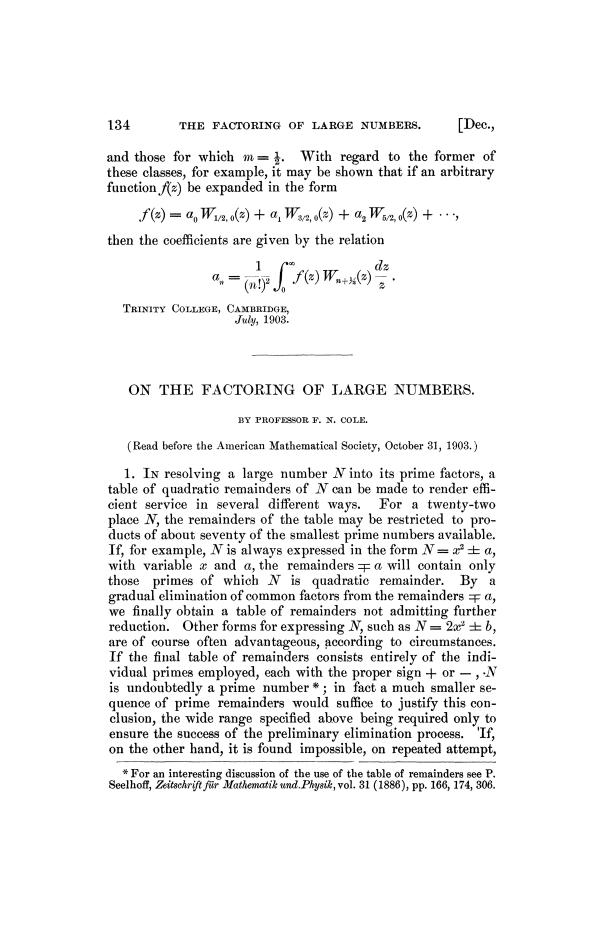
#> input picture inputs/cole-1903-page-001.png, 1809 x 2855 px (shown at 1/3 size)
$ python -i geometry.py   (imports and definitions only)
#> lines starting #> are read from the running program, lines starting #| are printed output that depends on the picture; after the words box and inside, x2 and y2 are one past the last pixel; in counts of white or black regions, pixels touching at a corner belong together
#> further down, picture is the input picture: shape (2855, 1809, 3); min 0, max 255, mean 242.9
"""Geometry baseline: preserved mask, grouping and diagnostic functions."""

import cv2
import numpy as np
from scipy.ndimage import gaussian_filter1d


def runs(active):
    d = np.diff(np.pad(np.asarray(active, np.int8), (1, 1)))
    return list(zip(np.where(d == 1)[0].tolist(), np.where(d == -1)[0].tolist()))


def make_mask(rgb):
    """Remove speckles, scan borders, long rules, and the watermark band.

    The bottom 6% exclusion is explicit and book-specific: it contains the
    Google digitization mark, not the actual body/footnotes on inspected pages.
    Metrics are restricted to this declared analysis window.
    """
    gray = cv2.cvtColor(rgb, cv2.COLOR_RGB2GRAY)
    h, w = gray.shape
#> h = 2855; w = 1809
    binary = (gray < 175).astype(np.uint8)
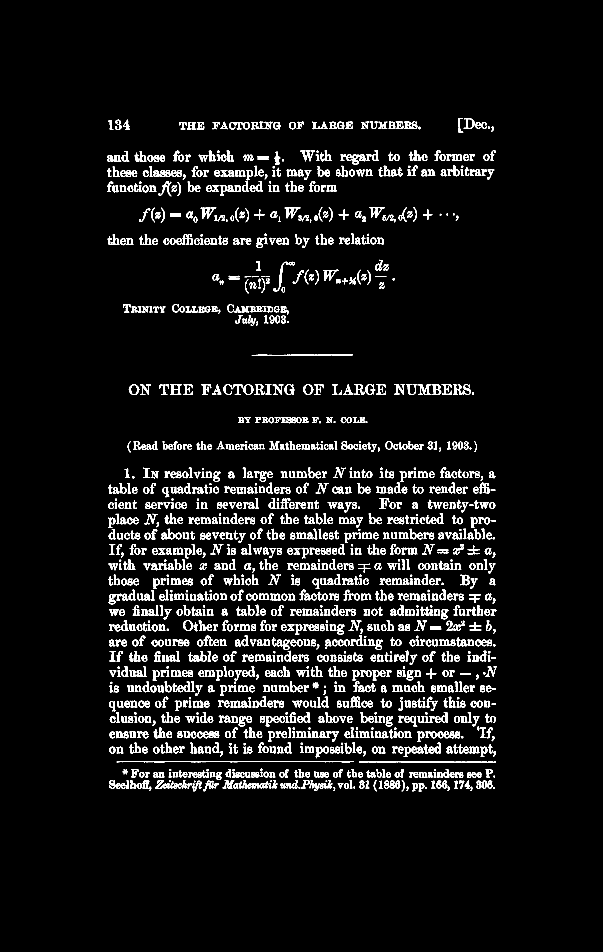
#> binary: shape (2855, 1809) (shown at 1/3 size); values 0 (black) and 1 (white), 5.3% white; 1644 white regions (21 under 20 px), largest, box (x1, y1, x2, y2) and area: (1077, 2284, 1488, 2288) 865, (350, 2284, 803, 2287) 803, (755, 1063, 1058, 1067) 629
    binary[:int(.025*h)] = 0
    binary[int(.94*h):] = 0
    binary[:, :int(.025*w)] = 0
    binary[:, int(.98*w):] = 0
    n, labs, st, centroids = cv2.connectedComponentsWithStats(binary, 8)
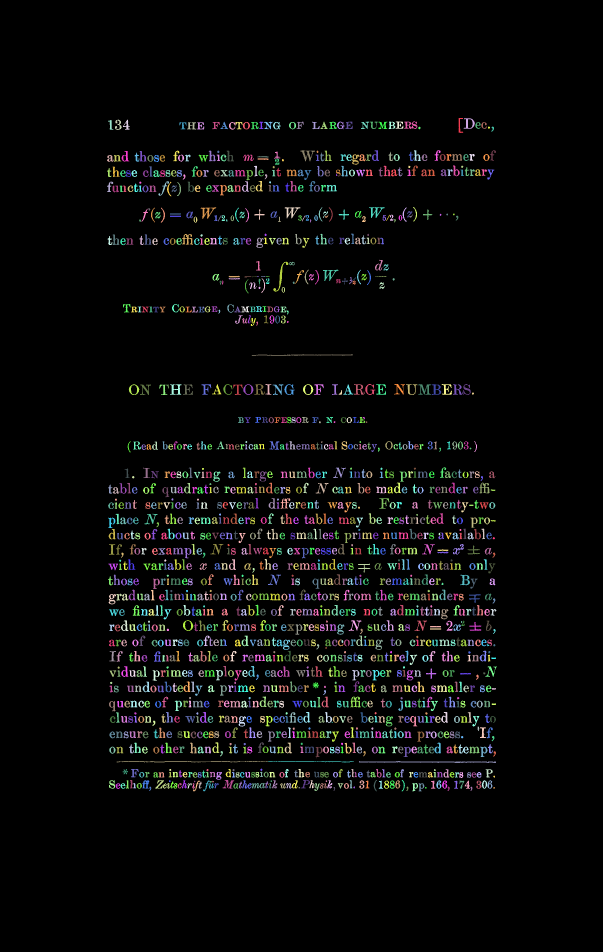
#> labs: shape (2855, 1809) int32 (shown at 1/3 size); 1645 distinct labels, from 0 to 1644; one colour per label, 0 black
#> n = 1645; st = 1645 rows, first 6: [0, 0, 1809, 2855, 4891816], [1376, 354, 14, 45, 243], [1391, 355, 34, 31, 413], [345, 359, 20, 31, 268], [369, 359, 21, 30, 236], [324, 360, 16, 29, 179]; centroids = 1645 pairs, first value 326.8 to 1483.5, second value 369.9 to 2365.7
    rule_rows=[(int(y),int(y+bh)) for x,y,bw,bh,area in st[1:]
               if bw>.4*w and bh<.008*h]
#> rule_rows = []
    keep = np.ones(n, np.uint8)
#> keep = 1645 values from 1 to 1
    keep[0] = 0
    keep[st[:, cv2.CC_STAT_AREA] < max(5, int(h*w/500000))] = 0
    keep[(st[:, 3] > .12*h) & (st[:, 2] < .012*w)] = 0
    keep[(st[:, 2] > .4*w) & (st[:, 3] < .008*h)] = 0
    mask = keep[labs]
    # Rules may touch a glyph, so remove the remaining very thin horizontal runs.
    rules = cv2.morphologyEx(mask, cv2.MORPH_OPEN,
                            cv2.getStructuringElement(cv2.MORPH_RECT, (max(31, int(w*.4)), 1)))
#> rules: shape (2855, 1809); every value is 0
    rule_rows += runs(rules.sum(1) > .35*w)
#> in runs, `d = np.diff(np.pad(np.asarray(active, np.int8), (1, 1)))`: d = 2856 values from 0 to 0
    mask[rules > 0] = 0
    n, labs, st, centroids = cv2.connectedComponentsWithStats(mask, 8)
#> labs: shape (2855, 1809) int32; 1643 distinct labels, from 0 to 1642
#> n = 1643; st = 1643 rows, first 6: [0, 0, 1809, 2855, 4891830], [1376, 354, 14, 45, 243], [1391, 355, 34, 31, 413], [345, 359, 20, 31, 268], [369, 359, 21, 30, 236], [324, 360, 16, 29, 179]; centroids = 1643 pairs, first value 326.8 to 1483.5, second value 369.9 to 2365.7
    useful = st[1:]
#> useful = 1642 rows, first 6: [1376, 354, 14, 45, 243], [1391, 355, 34, 31, 413], [345, 359, 20, 31, 268], [369, 359, 21, 30, 236], [324, 360, 16, 29, 179], [661, 365, 23, 23, 174]
    hs = useful[(useful[:, 3] >= .004*h) & (useful[:, 3] < .05*h), 3]
#> hs = 1465 values, max 90 at index 239, min 12 at index 257, mean 23.1
    char_h = float(np.median(hs)) if len(hs) else h*.015
#> char_h = 21
    return mask, labs, st, char_h, rule_rows


# [93 lines left out: functions geom_regions, rasterize_boxes, metrics, not called in this run]

>>> import cv2
>>> picture = cv2.cvtColor(cv2.imread('../../inputs/cole-1903-page-001.png'), cv2.COLOR_BGR2RGB)
>>> result = make_mask(picture)
#> result = 5 items

$ run again, on inputs/cole-1903-page-002.png
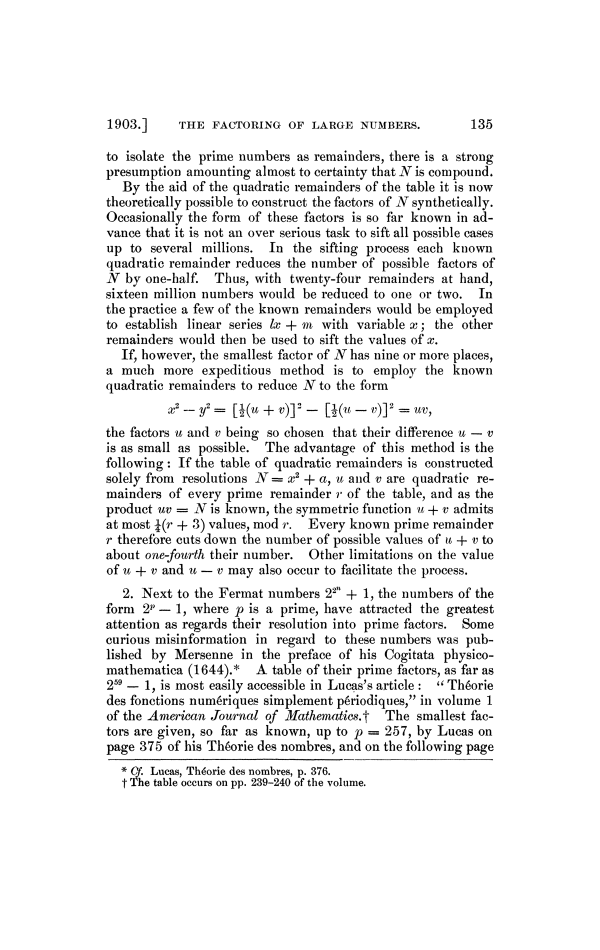
#> input picture inputs/cole-1903-page-002.png, 1800 x 2850 px (shown at 1/3 size)
#> picture is the input picture: shape (2850, 1800, 3); min 0, max 255, mean 238.8
#> in make_mask, `binary = (gray < 175).astype(np.uint8)`:
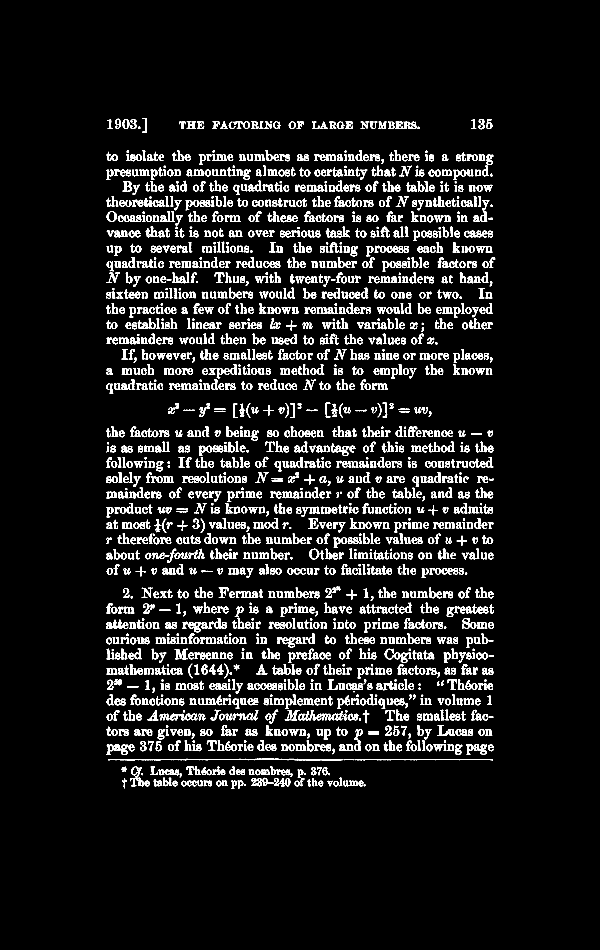
#> binary: shape (2850, 1800) (shown at 1/3 size); values 0 (black) and 1 (white), 7.2% white; 2173 white regions (16 under 20 px), largest, box (x1, y1, x2, y2) and area: (324, 2276, 1029, 2282) 2324, (1064, 2277, 1479, 2281) 899, (390, 2299, 426, 2359) 609
#> in make_mask, `n, labs, st, centroids = cv2.connectedComponentsWithStats(binary, 8)`: n = 2174; st = 2174 rows, first 6: [0, 0, 1800, 2850, 4758172], [426, 354, 14, 44, 232], [323, 357, 15, 30, 166], [345, 356, 18, 31, 255], [367, 357, 21, 30, 270], [391, 357, 19, 30, 251]; centroids = 2174 pairs, first value 322.4 to 1474.9, second value 366 to 2355.3
#> rule_rows = []
#> rules: shape (2850, 1800); every value is 0
#> d = 2851 values from 0 to 0
#> in make_mask, `n, labs, st, centroids = cv2.connectedComponentsWithStats(mask, 8)`:
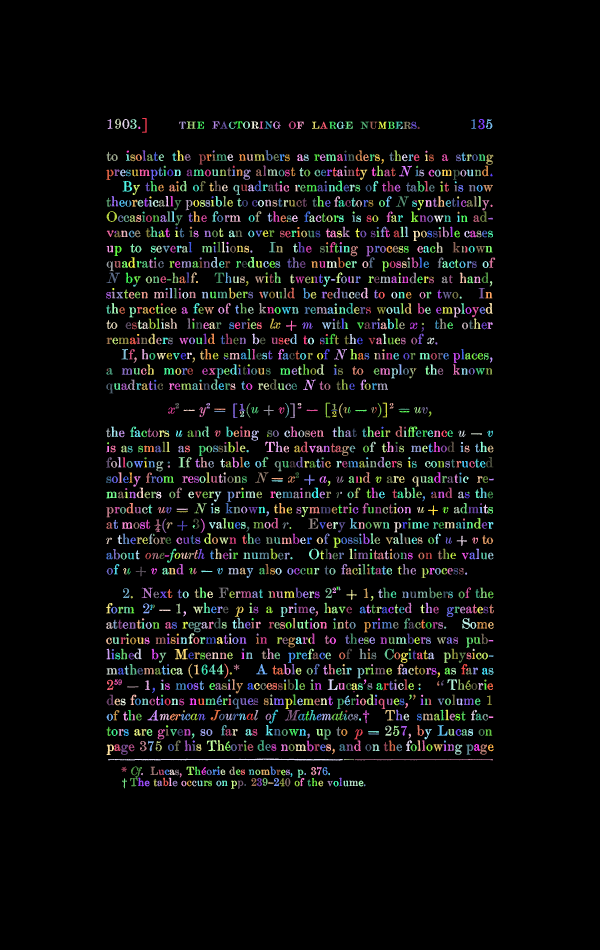
#> labs: shape (2850, 1800) int32 (shown at 1/3 size); 2161 distinct labels, from 0 to 2160; one colour per label, 0 black
#> in make_mask, `n, labs, st, centroids = cv2.connectedComponentsWithStats(mask, 8)`: n = 2161; st = 2161 rows, first 6: [0, 0, 1800, 2850, 4758239], [426, 354, 14, 44, 232], [323, 357, 15, 30, 166], [345, 356, 18, 31, 255], [367, 357, 21, 30, 270], [391, 357, 19, 30, 251]; centroids = 2161 pairs, first value 322.4 to 1474.9, second value 366 to 2355.3
#> useful = 2160 rows, first 6: [426, 354, 14, 44, 232], [323, 357, 15, 30, 166], [345, 356, 18, 31, 255], [367, 357, 21, 30, 270], [391, 357, 19, 30, 251], [1414, 357, 15, 30, 158]
#> hs = 1938 values, max 60 at index 1874, min 12 at index 1903, mean 23.19
#> char_h = 20
#> result = 5 items

$ run again, on inputs/cole-1903-page-003.png
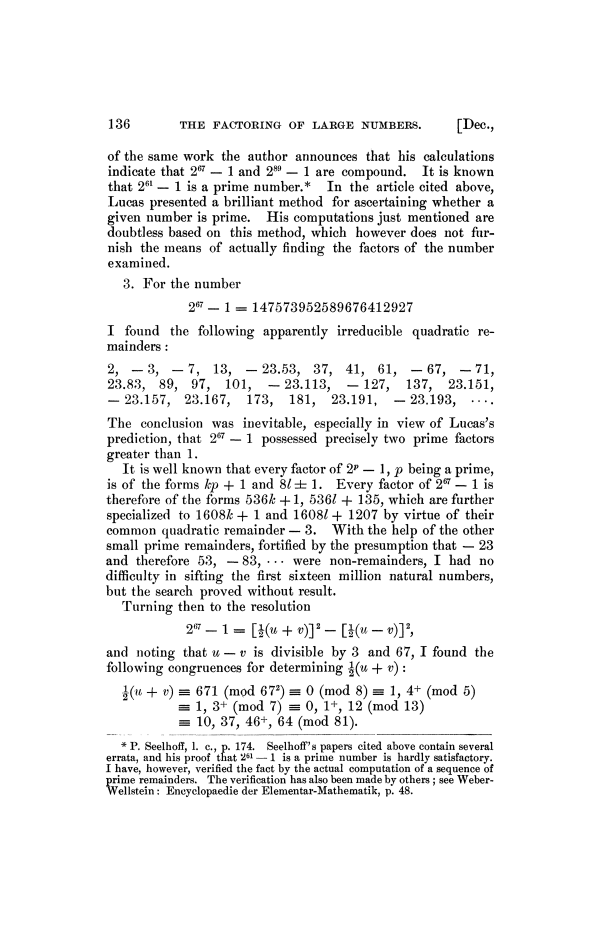
#> input picture inputs/cole-1903-page-003.png, 1800 x 2850 px (shown at 1/3 size)
#> picture is the input picture: shape (2850, 1800, 3); min 0, max 255, mean 241.5
#> in make_mask, `binary = (gray < 175).astype(np.uint8)`:
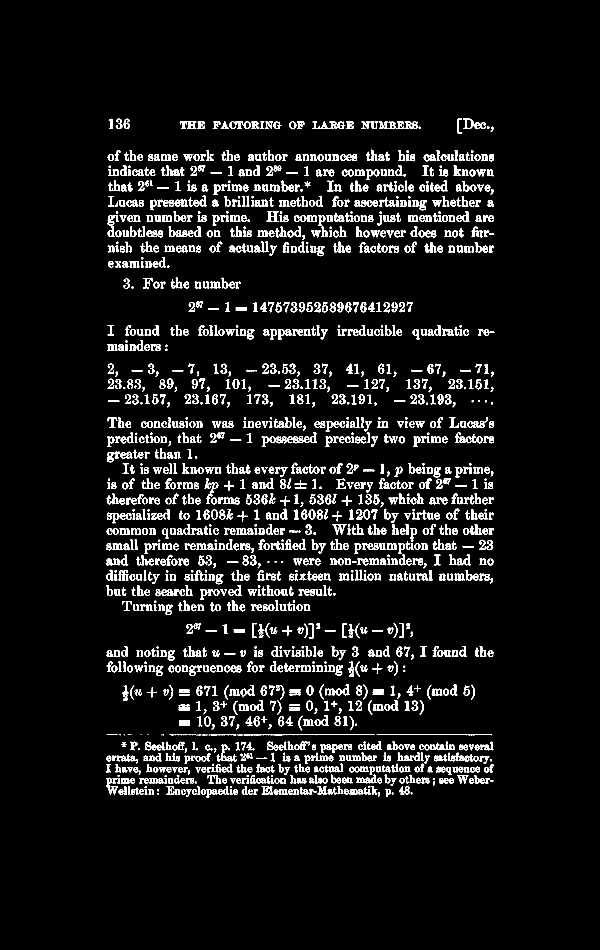
#> binary: shape (2850, 1800) (shown at 1/3 size); values 0 (black) and 1 (white), 5.9% white; 1849 white regions (32 under 20 px), largest, box (x1, y1, x2, y2) and area: (1130, 2202, 1475, 2206) 827, (318, 2333, 354, 2385) 578, (823, 2203, 1109, 2206) 522
#> in make_mask, `n, labs, st, centroids = cv2.connectedComponentsWithStats(binary, 8)`: n = 1850; st = 1850 rows, first 6: [0, 0, 1800, 2850, 4826205], [1389, 355, 32, 32, 442], [326, 356, 13, 30, 177], [347, 356, 20, 31, 260], [371, 356, 18, 31, 260], [1372, 356, 15, 45, 244]; centroids = 1850 pairs, first value 324.7 to 1476.8, second value 370.4 to 2382.4
#> rule_rows = []
#> rules: shape (2850, 1800); every value is 0
#> d = 2851 values from 0 to 0
#> in make_mask, `n, labs, st, centroids = cv2.connectedComponentsWithStats(mask, 8)`:
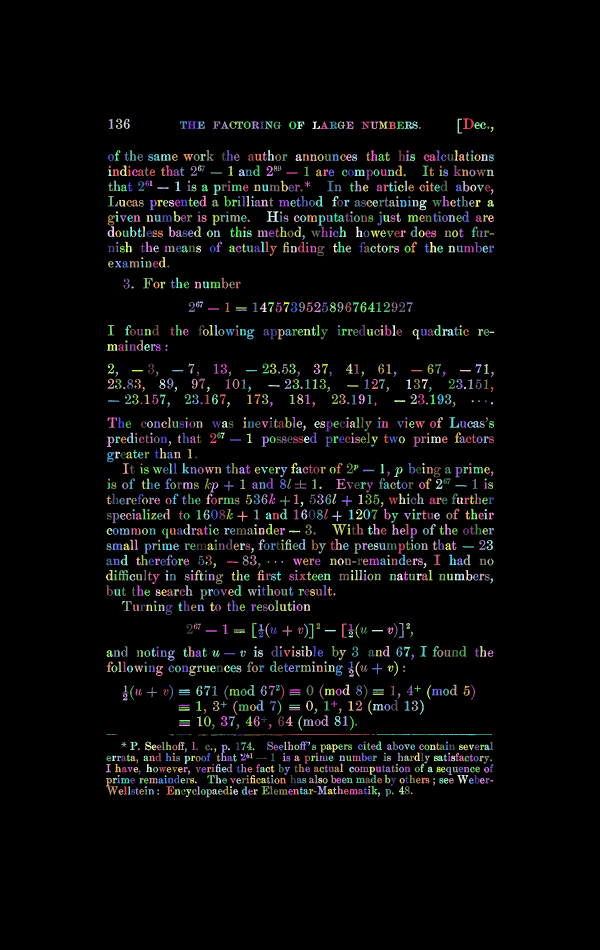
#> labs: shape (2850, 1800) int32 (shown at 1/3 size); 1829 distinct labels, from 0 to 1828; one colour per label, 0 black
#> in make_mask, `n, labs, st, centroids = cv2.connectedComponentsWithStats(mask, 8)`: n = 1829; st = 1829 rows, first 6: [0, 0, 1800, 2850, 4826333], [1389, 355, 32, 32, 442], [326, 356, 13, 30, 177], [347, 356, 20, 31, 260], [371, 356, 18, 31, 260], [1372, 356, 15, 45, 244]; centroids = 1829 pairs, first value 324.7 to 1476.8, second value 370.4 to 2382.4
#> useful = 1828 rows, first 6: [1389, 355, 32, 32, 442], [326, 356, 13, 30, 177], [347, 356, 20, 31, 260], [371, 356, 18, 31, 260], [1372, 356, 15, 45, 244], [539, 364, 22, 22, 214]
#> hs = 1600 values, max 52 at index 1507, min 12 at index 533, mean 23.55
#> char_h = 21
#> result = 5 items

$ run again, on inputs/cole-1903-page-004.png
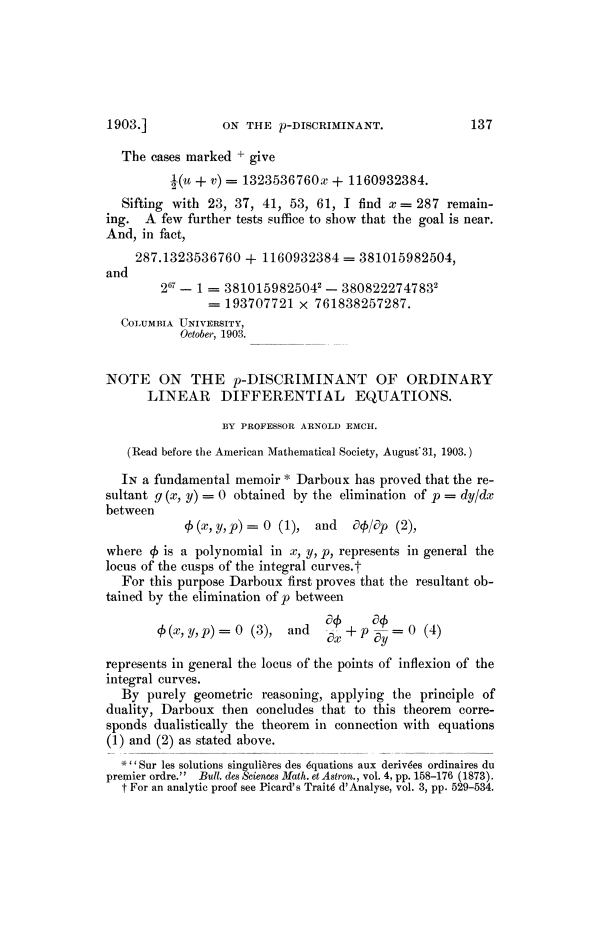
#> input picture inputs/cole-1903-page-004.png, 1800 x 2850 px (shown at 1/3 size)
#> picture is the input picture: shape (2850, 1800, 3); min 0, max 255, mean 245
#> in make_mask, `binary = (gray < 175).astype(np.uint8)`:
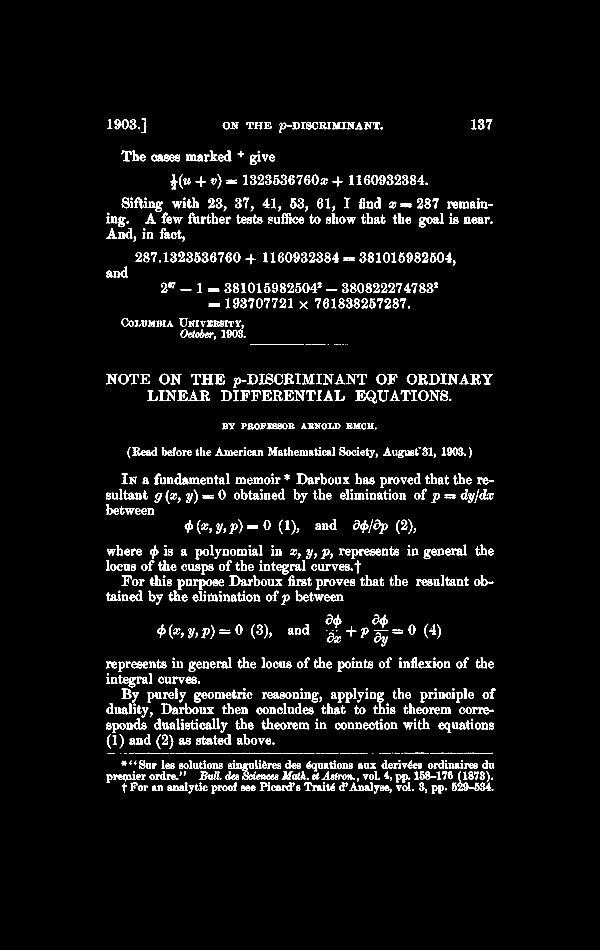
#> binary: shape (2850, 1800) (shown at 1/3 size); values 0 (black) and 1 (white), 4.4% white; 1395 white regions (51 under 20 px), largest, box (x1, y1, x2, y2) and area: (604, 1122, 640, 1153) 500, (906, 1121, 944, 1153) 494, (844, 639, 875, 670) 470
#> in make_mask, `n, labs, st, centroids = cv2.connectedComponentsWithStats(binary, 8)`: n = 1396; st = 1396 rows, first 6: [0, 0, 1800, 2850, 4903947], [424, 355, 15, 44, 233], [344, 357, 18, 31, 274], [365, 357, 21, 31, 262], [1458, 357, 19, 31, 195], [322, 358, 15, 29, 179]; centroids = 1396 pairs, first value 323.1 to 1477, second value 363.8 to 2372.3
#> rule_rows = []
#> rules: shape (2850, 1800); every value is 0
#> d = 2851 values from 0 to 0
#> in make_mask, `n, labs, st, centroids = cv2.connectedComponentsWithStats(mask, 8)`:
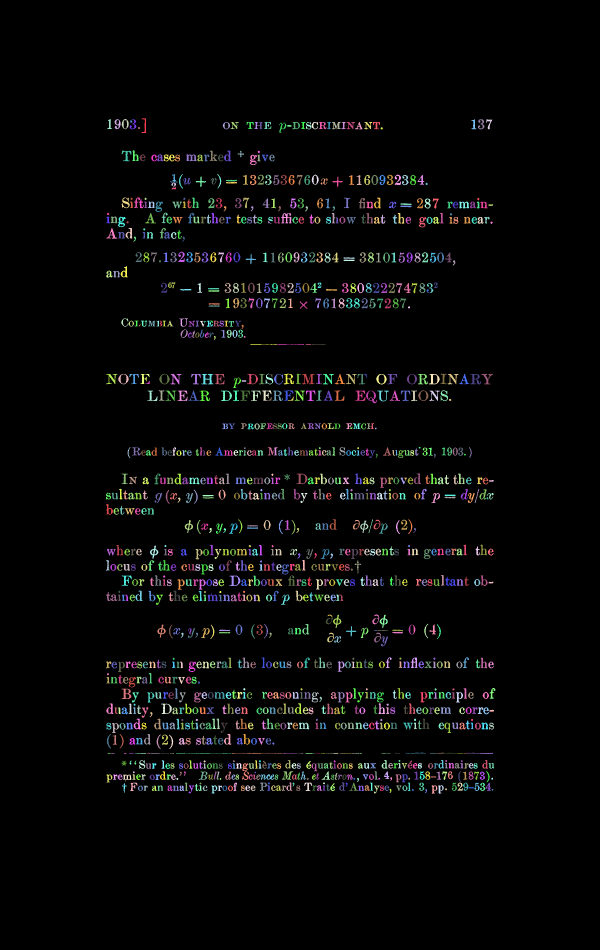
#> labs: shape (2850, 1800) int32 (shown at 1/3 size); 1365 distinct labels, from 0 to 1364; one colour per label, 0 black
#> in make_mask, `n, labs, st, centroids = cv2.connectedComponentsWithStats(mask, 8)`: n = 1365; st = 1365 rows, first 6: [0, 0, 1800, 2850, 4904107], [424, 355, 15, 44, 233], [344, 357, 18, 31, 274], [365, 357, 21, 31, 262], [1458, 357, 19, 31, 195], [322, 358, 15, 29, 179]; centroids = 1365 pairs, first value 323.1 to 1477, second value 363.8 to 2372.3
#> useful = 1364 rows, first 6: [424, 355, 15, 44, 233], [344, 357, 18, 31, 274], [365, 357, 21, 31, 262], [1458, 357, 19, 31, 195], [322, 358, 15, 29, 179], [391, 359, 6, 9, 37]
#> hs = 1189 values, max 50 at index 1061, min 12 at index 296, mean 24.11
#> char_h = 21
#> result = 5 items
